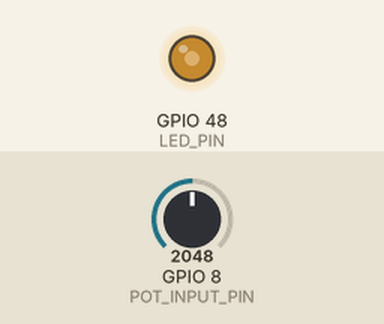
Bench run of a sketch on a simulated ESP32-S3. Shown: output pins drawn as LEDs (lit = HIGH). The inputs (shaded band) are chosen by the test bench; at power-on: GPIO 8 (POT_INPUT_PIN) = 2048. Nothing arrives over Bluetooth unless stated; what the sketch prints to the serial monitor is not drawn.

Above: at 1.2 s.
1.3 s: GPIO 8 (POT_INPUT_PIN) set to 2866
At 2.0 s:
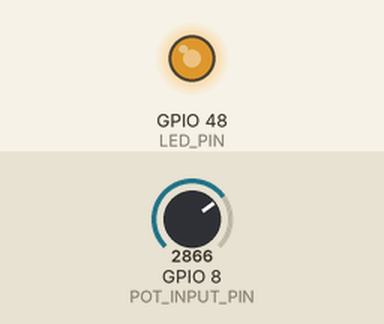
2.8 s: GPIO 8 (POT_INPUT_PIN) set to 3603
At 3.4 s:
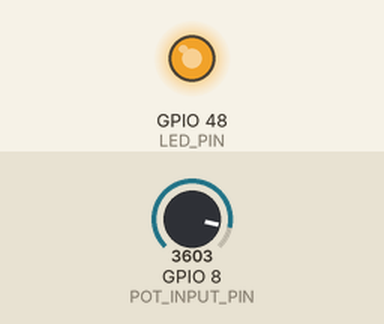
4.3 s: GPIO 8 (POT_INPUT_PIN) set to 491
At 4.8 s:
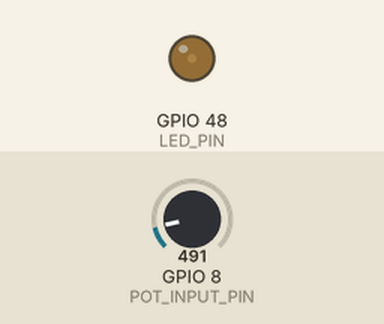
5.8 s: GPIO 8 (POT_INPUT_PIN) set to 0
At 6.2 s:
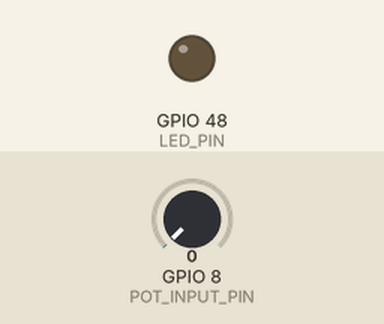
7.3 s: GPIO 8 (POT_INPUT_PIN) set to 2047
At 7.6 s:
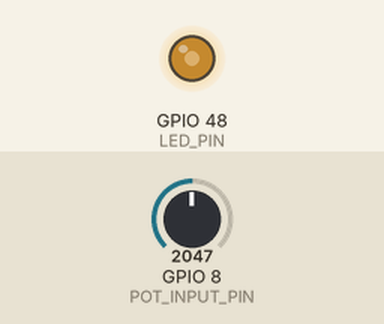
Timing chart, 0 to 9.8 s (numbered marks = the images above; inputs shaded):
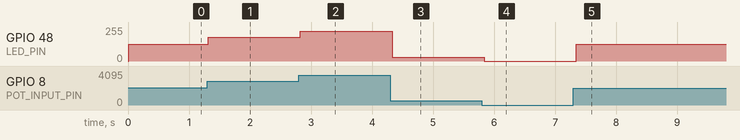

The sketch:

BluetoothPot.ino
```cpp
/**
 * BluetoothPotentiometer: reads a potentiometer and streams a normalized
 * value (0.0–1.0) over Bluetooth Serial. The pot also controls the
 * brightness of the built-in LED, so you get immediate visual feedback
 * on what the sensor is doing.
 *
 * Channel split: numerical data goes out over Bluetooth (for the Python
 * visualizer to consume), while USB Serial carries human-readable status
 * messages — the setup banner and pairing events — for the Serial Monitor.
 *
 * Pairs with the Makeability Lab serial visualizers (serial_bar_graph.py,
 * serial_draw_circle.py), which read one float per line in the range [0.0, 1.0].
 *
 * Circuit:
 * - 10kΩ potentiometer on A7 (GPIO 32) — must be an ADC1 pin
 *
 * Requires: Original ESP32 (e.g., Huzzah32). Will NOT compile on ESP32-S3.
 *
 * See: https://makeabilitylab.github.io/physcomp/esp32/bluetooth-web-serial
 *
 * By Professor Jon E. Froehlich
 * Director, Makeability Lab, https://makeabilitylab.cs.uw.edu
 * Author, Interactive Physical Computing Textbook, https://makeabilitylab.github.io/physcomp/
 */

#include "BluetoothSerial.h"

// Compile-time checks: Bluetooth Classic (SPP) is only available on the
// original ESP32. On ESP32-S3/C3/S2 these will trip and stop the build.
#if !defined(CONFIG_BT_ENABLED) || !defined(CONFIG_BLUEDROID_ENABLED)
#error Bluetooth Classic is not enabled. This sketch requires the original ESP32.
#endif

#if !defined(CONFIG_BT_SPP_ENABLED)
#error Serial Bluetooth (SPP) is not available. It is only supported on the original ESP32 chip.
#endif

BluetoothSerial SerialBT;

const int POT_INPUT_PIN = A7;           // GPIO 32, an ADC1 pin on the Huzzah32
const int LED_PIN = LED_BUILTIN;        // Pin 13 on the Huzzah32; aliased for clarity
const int ADC_MAX = 4095;               // ESP32 ADC is 12-bit (0..4095)
const int PWM_MAX = 255;                // analogWrite() expects 0..255 by default
const bool MIRROR_DATA_TO_USB = false;  // if on, transmits data over Serial.println as well.

// Sample rate is defined once here; the actual frequency is computed from it
// and printed in setup(), so changing this value automatically updates the banner.
const unsigned long SAMPLE_INTERVAL_MS = 50;  // 50 ms → 20 Hz

void setup() {
  Serial.begin(115200);
  pinMode(LED_PIN, OUTPUT);

  SerialBT.begin("ESP32-PotSensor");

  Serial.println("Bluetooth started! Pair with 'ESP32-PotSensor' to see live data.");
  Serial.printf("Streaming normalized pot values (0.0–1.0) at %.1f Hz (every %lu ms).\n",
                1000.0 / SAMPLE_INTERVAL_MS, SAMPLE_INTERVAL_MS);
  Serial.println("The built-in LED brightness tracks the pot position.\n");
}

void loop() {
  int potVal = analogRead(POT_INPUT_PIN);   // 0..4095 (12-bit ADC on ESP32)

  // Normalize to 0.0–1.0 before sending. Two reasons:
  //   1. Decouples sender from receiver. The receiving program doesn't need
  //      to know the ADC bit depth (10-bit on Uno, 12-bit here, etc.)
  //
  //   2. Matches the protocol our Python visualizers expect
  //      (serial_bar_graph.py, serial_draw_circle.py): one float per line
  //      in [0.0, 1.0].
  //
  // Note the cast to float: without it, integer division would round
  // every result to 0.
  float normalized = potVal / (float)ADC_MAX;

  // Drive the built-in LED. analogWrite on the ESP32 wraps LEDC and expects 0..255.
  int brightness = (int)(normalized * PWM_MAX);
  analogWrite(LED_PIN, brightness);

  // Track Bluetooth connection state changes and report them over USB Serial.
  static bool wasConnected = false;
  bool isConnected = SerialBT.connected();
  if (isConnected != wasConnected) {
    Serial.println(isConnected ? "[BT] Client connected." : "[BT] Client disconnected.");
    wasConnected = isConnected;
  }

  // Send the normalized value over Bluetooth — but only if a client is paired
  // Use 4 decimal places: the default of 2 throws away most of the ADC's
  // resolution (~100 distinct values instead of ~4000).
  if (isConnected) {
    SerialBT.println(normalized, 4);
  }

  // Also send data via USB Serial for debugging
  if(MIRROR_DATA_TO_USB){
    Serial.println(normalized, 4);
  }

  delay(SAMPLE_INTERVAL_MS);
}
```

Measured:
- after the input at 1.3 s, GPIO 48 (LED_PIN): 127/255 → 178/255 at once
- after the input at 2.8 s, GPIO 48 (LED_PIN): 178/255 → 224/255 at once
- after the input at 4.3 s, GPIO 48 (LED_PIN): 224/255 → 30/255 at once
- after the input at 5.8 s, GPIO 48 (LED_PIN): 30/255 → 0/255 at once
- after the input at 7.3 s, GPIO 48 (LED_PIN): 0/255 → 127/255 after 0.05 s
